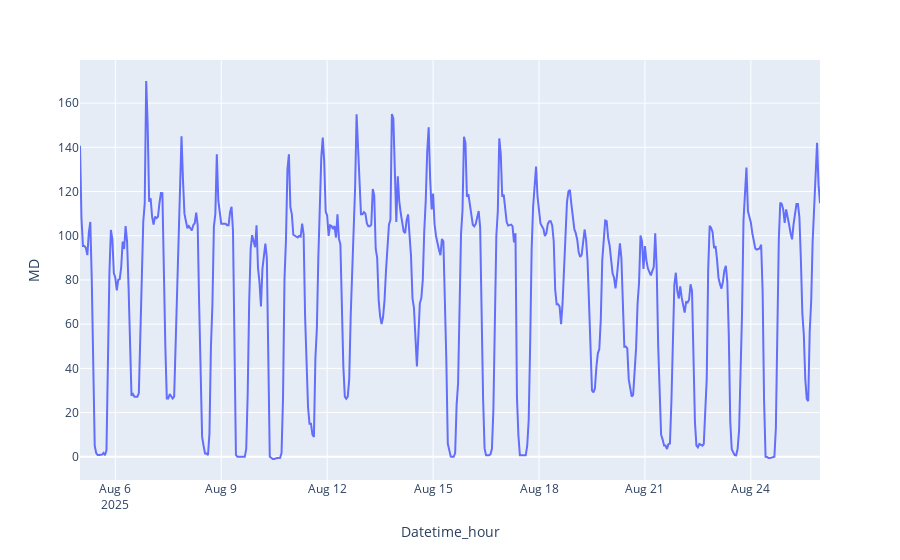

The cell this chart's notebook holds for it:
### Markdown cell above
Visualizamos la forma de la función target para las últimas 2 semanas

### Code cell
px.line(data_df.iloc[-3*24*7:], x='Datetime_hour', y='MD')

### Figure 1 — Plotly figure (JSON) as saved in the notebook; plotly's stock layout.template omitted (floating-point values rounded to 4 significant figures; data arrays with more than 128 entries replaced by an {"elided": "..."} marker saying what was removed)
{"data": [{"hovertemplate": "Datetime_hour=%{x}<br>MD=%{y}<extra></extra>", "legendgroup": "", "line": {"color": "#636efa", "dash": "solid"}, "marker": {"symbol": "circle"}, "mode": "lines", "name": "", "orientation": "v", "showlegend": false, "type": "scatter", "x": {"elided": "504 str values"}, "xaxis": "x", "y": {"elided": "504 float values"}, "yaxis": "y"}], "layout": {"legend": {"tracegroupgap": 0}, "margin": {"t": 60}, "xaxis": {"anchor": "y", "domain": [0, 1], "title": {"text": "Datetime_hour"}}, "yaxis": {"anchor": "x", "domain": [0, 1], "title": {"text": "MD"}}}}
